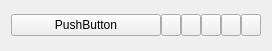
  <widget class="QWidget" name="horizontalLayoutWidget_2">
   <property name="geometry">
    <rect>
     <x>430</x>
     <y>550</y>
     <width>252</width>
     <height>51</height>
    </rect>
   </property>
   <layout class="QHBoxLayout" name="horizontalLayout_2" stretch="4,1,1,1,1,1">
    <property name="spacing">
     <number>0</number>
    </property>
    <item>
     <widget class="QPushButton" name="pushButton_12">
      <property name="minimumSize">
       <size>
        <width>150</width>
        <height>0</height>
       </size>
      </property>
      <property name="maximumSize">
       <size>
        <width>150</width>
        <height>16777215</height>
       </size>
      </property>
      <property name="text">
       <string>PushButton</string>
      </property>
     </widget>
    </item>
    <item>
     <widget class="QPushButton" name="pushButton_13">
      <property name="minimumSize">
       <size>
        <width>20</width>
        <height>0</height>
       </size>
      </property>
      <property name="maximumSize">
       <size>
        <width>20</width>
        <height>16777215</height>
       </size>
      </property>
      <property name="text">
       <string/>
      </property>
     </widget>
    </item>
    <item>
     <widget class="QPushButton" name="pushButton_14">
      <property name="minimumSize">
       <size>
        <width>20</width>
        <height>0</height>
       </size>
      </property>
      <property name="maximumSize">
       <size>
        <width>20</width>
        <height>16777215</height>
       </size>
      </property>
      <property name="text">
       <string/>
      </property>
     </widget>
    </item>
    <item>
     <widget class="QPushButton" name="pushButton_15">
      <property name="minimumSize">
       <size>
        <width>20</width>
        <height>0</height>
       </size>
      </property>
      <property name="maximumSize">
       <size>
        <width>20</width>
        <height>16777215</height>
       </size>
      </property>
      <property name="text">
       <string/>
      </property>
     </widget>
    </item>
    <item>
     <widget class="QPushButton" name="pushButton_16">
      <property name="minimumSize">
       <size>
        <width>20</width>
        <height>0</height>
       </size>
      </property>
      <property name="maximumSize">
       <size>
        <width>20</width>
        <height>16777215</height>
       </size>
      </property>
      <property name="text">
       <string/>
      </property>
     </widget>
    </item>
    <item>
     <widget class="QPushButton" name="pushButton_17">
      <property name="minimumSize">
       <size>
        <width>20</width>
        <height>0</height>
       </size>
      </property>
      <property name="maximumSize">
       <size>
        <width>20</width>
        <height>16777215</height>
       </size>
      </property>
      <property name="autoFillBackground">
       <bool>false</bool>
      </property>
      <property name="text">
       <string/>
      </property>
     </widget>
    </item>
   </layout>
  </widget>
